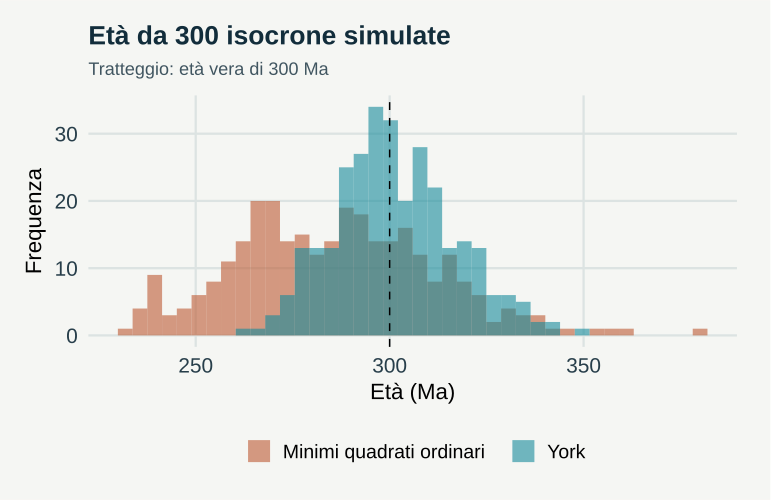

This chart was generated by the following R code:
# GeoStat Lab — funzioni comuni. R >= 4.3; ggplot2 >= 3.4; jsonlite.
suppressPackageStartupMessages(library(ggplot2))
col_geo <- c('#168B9C','#BC5B35','#7054A4','#A17B19','#227864','#64748B')
theme_set(theme_minimal(base_size=17, base_family='sans') + theme(
  plot.background=element_rect(fill='#F5F6F3',colour=NA),
  panel.background=element_rect(fill='#F5F6F3',colour=NA),
  panel.grid.minor=element_blank(),panel.grid.major=element_line(colour='#DCE3E2'),
  plot.title=element_text(size=19,face='bold',colour='#122D3B'),
  plot.subtitle=element_text(size=13,colour='#405560',margin=margin(b=12)),
  axis.text=element_text(size=15,colour='#273E4A'),axis.title=element_text(size=16),
  legend.position='bottom',legend.title=element_blank(),legend.text=element_text(size=14),
  strip.text=element_text(size=15,face='bold'),plot.margin=margin(18,24,18,18)))
metric <- function(...) data.frame(grandezza=names(c(...)),valore=as.character(c(...)),check.names=FALSE)
f <- function(x,d=3) {out<-formatC(x,digits=d,format='fg');out[!is.finite(x)]<-'Non definito';out}
line_plot <- function(d,x='x',y='y',title='',xl=x,yl=y,group=NULL) {
 p<-ggplot(d,aes(x=.data[[x]],y=.data[[y]]))
 if(is.null(group)) p<-p+geom_line(colour=col_geo[1],linewidth=1.05) else p<-p+aes(colour=.data[[group]],group=.data[[group]])+geom_line(linewidth=1)+scale_colour_manual(values=col_geo)
 p+labs(title=title,x=xl,y=yl)
}
point_plot <- function(d,x='x',y='y',title='',xl=x,yl=y,group=NULL) {
 p<-ggplot(d,aes(x=.data[[x]],y=.data[[y]]))
 if(is.null(group))p<-p+geom_point(colour=col_geo[1],size=2.5,alpha=.8) else p<-p+aes(colour=.data[[group]])+geom_point(size=2.7,alpha=.85)+scale_colour_manual(values=col_geo)
 p+labs(title=title,x=xl,y=yl)
}
hist_plot<-function(x,title='',xl='Valore',bins=20)ggplot(data.frame(x=x),aes(x))+geom_histogram(bins=bins,fill=col_geo[1],colour='#F5F6F3')+labs(title=title,x=xl,y='Frequenza')
bar_plot<-function(d,x='gruppo',y='valore',title='',yl='Valore')ggplot(d,aes(x=.data[[x]],y=.data[[y]],fill=.data[[x]]))+geom_col(width=.65)+scale_fill_manual(values=rep(col_geo,length.out=length(unique(d[[x]])) ))+guides(fill='none')+labs(title=title,x=NULL,y=yl)
map_plot<-function(d,z='z',title='',xl='Est [km]',yl='Nord [km]')ggplot(d,aes(x,y,fill=.data[[z]]))+geom_raster()+coord_equal()+scale_fill_gradientn(colours=c('#153F56','#298C9C','#B8CDB2','#F1D889','#AD542F'))+labs(title=title,x=xl,y=yl)
acf_data<-function(x,lag=20){a<-acf(x,lag.max=min(lag,length(x)-1),plot=FALSE);data.frame(x=as.vector(a$lag)[-1],y=as.vector(a$acf)[-1])}
# AR(1), distribuzione marginale stazionaria N(0, 1).
ar_series<-function(n,rho){x<-numeric(n);x[1]<-rnorm(1);for(i in 2:n)x[i]<-rho*x[i-1]+sqrt(1-rho^2)*rnorm(1);x}
# Distanze euclidee in unità metriche già dichiarate; nessuna conversione implicita di CRS.
dist_cross<-function(a,b)sqrt(outer(a[,1],b[,1],'-')^2+outer(a[,2],b[,2],'-')^2)
# Predittore IDW: i punti coincidenti ricevono esattamente il valore osservato.
idw<-function(xy,z,new,power=2){dd<-dist_cross(new,xy);apply(dd,1,function(d)if(any(d<1e-10))mean(z[d<1e-10])else weighted.mean(z,d^(-power)))}
# CART didattico binario: divisioni assiali che minimizzano l'impurità di Gini.
cart_fit<-function(x,y,depth=2,minleaf=4){
 node<-list(p=mean(y),n=length(y));if(depth<1||length(unique(y))<2||length(y)<2*minleaf)return(node)
 best<-Inf
 for(j in seq_len(ncol(x))){v<-sort(unique(x[,j])); if(length(v)<2)next
  for(cut in (head(v,-1)+tail(v,-1))/2){left<-x[,j]<=cut;nl<-sum(left);nr<-sum(!left);if(min(nl,nr)<minleaf)next
   score<-nl*mean(y[left])*(1-mean(y[left]))+nr*mean(y[!left])*(1-mean(y[!left]))
   if(score<best){best<-score;node$j<-j;node$cut<-cut;split<-left}
  }
 }
 if(is.finite(best)){node$left<-cart_fit(x[split,,drop=FALSE],y[split],depth-1,minleaf);node$right<-cart_fit(x[!split,,drop=FALSE],y[!split],depth-1,minleaf)};node
}
cart_predict<-function(tree,x)apply(x,1,function(row){t<-tree;while(!is.null(t$j))t<-if(row[t$j]<=t$cut)t$left else t$right;t$p})
p <- list(ex = 15, n = 10, seed = 17)
set.seed(p$seed)
york <- function(x, sx, y, sy) {
    wx <- 1/sx^2
    wy <- 1/sy^2
    b <- coef(lm(y ~ x))[[2]]
    for (k in 1:60) {
        W <- wx * wy/(wx + b^2 * wy)
        X <- sum(W * x)/sum(W)
        Y <- sum(W * y)/sum(W)
        be <- W * ((x - X)/wy + b * (y - Y)/wx)
        b <- sum(W * be * (y - Y))/sum(W * be * (x - X))
    }
    u <- be - sum(W * be)/sum(W)
    a <- Y - b * X
    c(b = b, sb = sqrt(1/sum(W * u^2)), mswd = sum(W * (y - a - b * x)^2)/(length(x) - 2))
}

lam <- 1.3972e-11

bt <- exp(lam * 3e+08) - 1

xt <- seq(0.2, 12, length.out = p$n)

sx <- p$ex/100 * xt

sy <- rep(1.1e-05, p$n)

sim <- t(replicate(300, {
    x <- xt + rnorm(p$n, 0, sx)
    y <- 0.7085 + bt * xt + rnorm(p$n, 0, sy)
    c(coef(lm(y ~ x))[[2]], york(x, sx, y, sy)[["b"]])
}))

eta <- log(1 + sim)/lam/1e+06

data <- data.frame(eta = c(eta[, 1], eta[, 2]), metodo = rep(c("Minimi quadrati ordinari", "York"), each = 300))

plots <- list(ggplot(data, aes(eta, fill = metodo)) + geom_histogram(bins = 40, position = "identity", 
    alpha = 0.6, colour = NA) + geom_vline(xintercept = 300, linetype = 2) + scale_fill_manual(values = col_geo[c(2, 
    1)]) + labs(title = "Età da 300 isocrone simulate", subtitle = "Tratteggio: età vera di 300 Ma", 
    x = "Età (Ma)", y = "Frequenza"))

metrics <- metric(`Età media, minimi quadrati` = f(mean(eta[, 1])), `Età media, York` = f(mean(eta[, 
    2])), `Deviazione standard, minimi quadrati` = f(sd(eta[, 1])), `Deviazione standard, York` = f(sd(eta[, 
    2])))
print(metrics,row.names=FALSE)
ggplot2::ggsave('m19-york-B.svg',plots[[1]],device=svglite::svglite,width=7.7,height=5.0,bg='#F8F6F1')
